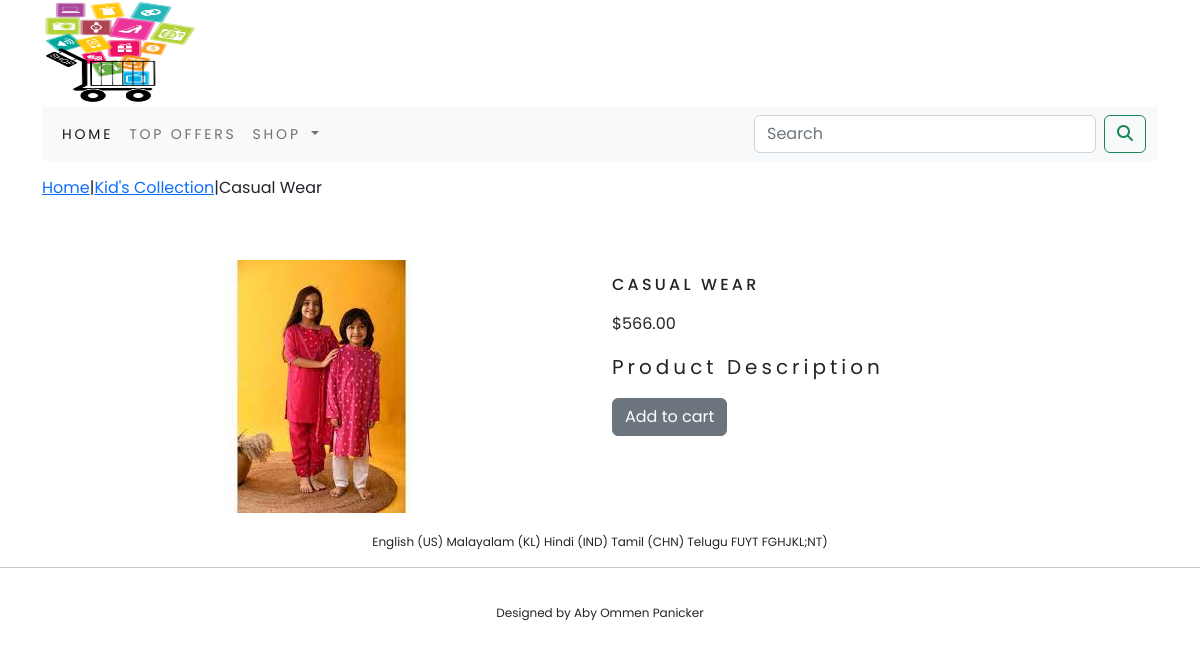
Page /shop/kids-collection/casual-wear/ on the committed database.
### shop/models.py (models this page shows, shortened)
class Product(models.Model):
    name=models.CharField(max_length=250,unique=True)
    slug=models.SlugField(max_length=250,unique=True)
    description=models.TextField(blank=True)
    price=models.DecimalField(max_digits=10,decimal_places=2)
    category=models.ForeignKey(Category,on_delete=models.CASCADE)
    image = models.ImageField(upload_to='product',blank=True)
    stock=models.IntegerField()
    available=models.BooleanField(default=True)
    created=models.DateTimeField(auto_now_add=True)
    updated=models.DateTimeField(auto_now=True)
    class Meta:
        ordering=('name',)
        verbose_name='product'
        verbose_name_plural='products'

class Category(models.Model):
    name=models.CharField(max_length=250,unique=True)
    slug=models.SlugField(max_length=250,unique=True)
    description=models.TextField(blank=True)
    image=models.ImageField(upload_to='category',blank=True)
    class Meta:
        ordering = ('name',)
        verbose_name = 'category'
        verbose_name_plural = 'categories'
    def get_url(self):
        return reverse('shop:products_by_category',args=[self.slug])
    def __str__(self):
        return  '{}'.format(self.name)

### shop/views.py (the view)
# urls.py: path('<slug:c_slug>/<slug:product_slug>/',views.proDetail,name='prodCatdetail')
def proDetail(request,c_slug,product_slug):
    try:
        product = Product.objects.get(category__slug=c_slug,slug=product_slug)
    except Exception as e:
        raise e
    return render(request,"product.html",{'product':product})

### cart/context_processors.py (called while the page is built)
def counter(request):
    item_count=0
    if 'admin' in request.path:
        return {}
    else:
        try:
            cart=Cart.objects.filter(cart_id=_cart_id(request))
            cart_items=CartItem.objects.all().filter(cart=cart[:1])
            for cart_item in cart_items:
                item_count += cart_item.quantity
        except Cart.DoesNotExist:
            item_count=0
    return  dict(item_count=item_count)

### cart/views.py (called while the page is built)
def _cart_id(request):
    cart = request.session.session_key
    if not cart:
        cart = request.session.create()
    return cart

### shop/context_processors.py (called while the page is built)
def menu_links(request):
    links=Category.objects.all()
    return dict(links=links)

### templates/product.html (shortened to what this page needs)
{% extends 'base.html' %}
{% load static %}
{% block content %}
<div class="row my_prod_row_class">
    <div class="mx_auto">
        <p><a href="{% url 'shop:allProdCat'%}">Home</a>|<a href="{{product.category.get_url}}">{{product.category}}</a>|{{product.name}}</p>
    </div>
</div>
<div class="container">
<br>
<div class="row">
    <div class="col-12 col-sm-12 col-md-12 col-lg-6 text-center">
        <div style="min-width:18rem">
            <img src="{{product.image.url}}" alt="{{product.name}}">
        </div>
    </div>
     <div class="col-12 col-sm-12 col-md-12 col-lg-6 " >
         <div>
            <h1 class="my_prod_title">{{product.name}}</h1>
            <p>${{product.price}}</p>
            <p class="my_title"> Product Description</p>
            {% if product.stock <= 0 %}
            <p class="text-justify my_prod_text"><b>Out Stock</b></p>
            {% else %}
            <a class="btn btn-secondary" href="{% url 'cart:add_cart' product.id %}">Add to cart</a>
            {% endif %}
         </div>
    </div>
</div>
</div>
{% endblock %}

### static/css/custom.css (style rules this page uses)
body { font-family: 'Open Sans', sans-serif; font-family: 'Poppins', sans-serif; }
.my_title { font-size: 20px; text_transform: uppercase; letter-spacing: .2em; }
.my_prod_row_class { padding-top: 15px; Padding-bottom: 20px; }
.my_prod_title { font-size: 16px; text-transform: uppercase; letter-spacing:.2em; padding-bottom: 10px; padding-top: 15px; }

### rows in the picture
Product: category "Kid's Collection", name "Casual Wear", image (picture), name "CASUAL WEAR", price "566.00"
